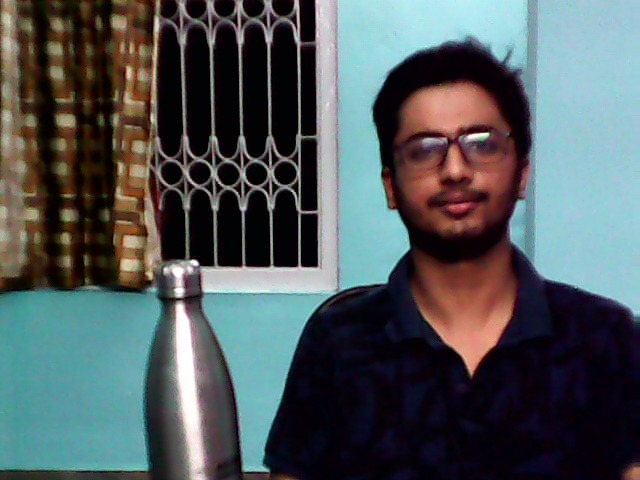
#> input picture Prelims/left.jpeg, 640 x 480 px, found by its file name
$ python tri_hog.py
#> lines starting #> are read from the running program, lines starting #| are printed output that depends on the picture
import cv2 as cv
import numpy as np
from matplotlib import pyplot as plt
import os

os.chdir("..")
os.chdir("images")
L=cv.imread("left.jpeg",0)
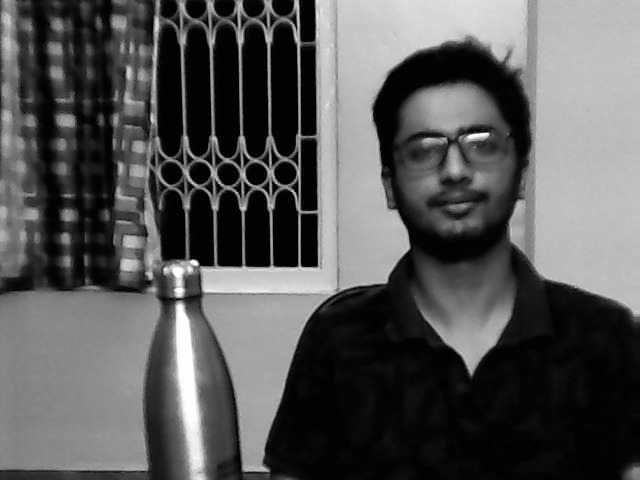
#> L: shape (480, 640); min 0, max 255, mean 86.3
R=cv.imread("right.jpeg",0)
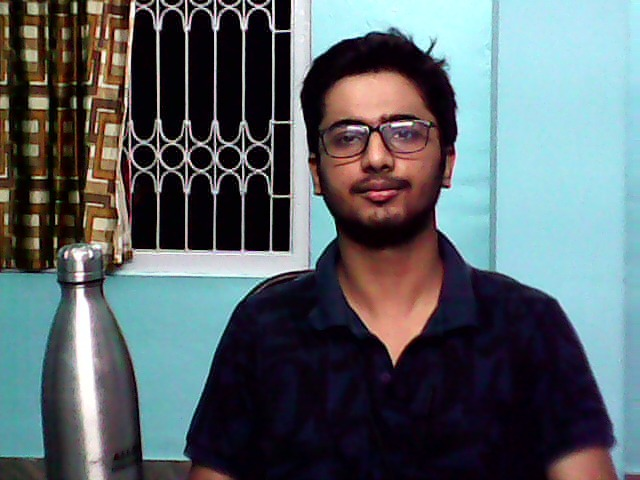
#> input picture Prelims/right.jpeg, 640 x 480 px, found by its file name
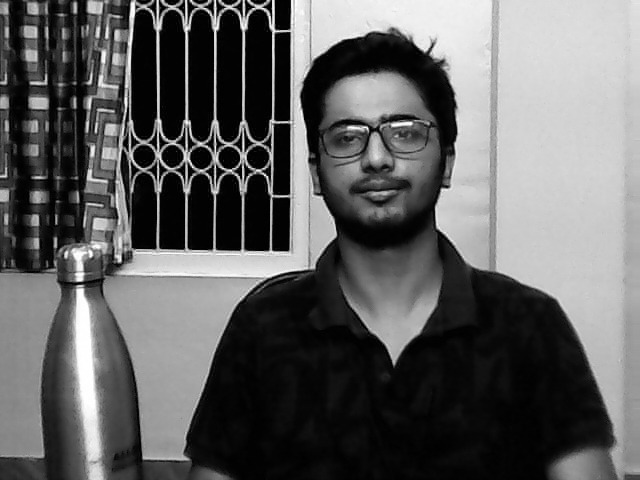
#> R: shape (480, 640); min 0, max 255, mean 96

stereo = cv.StereoBM_create(numDisparities=128, blockSize=13)
img = stereo.compute(L,R)
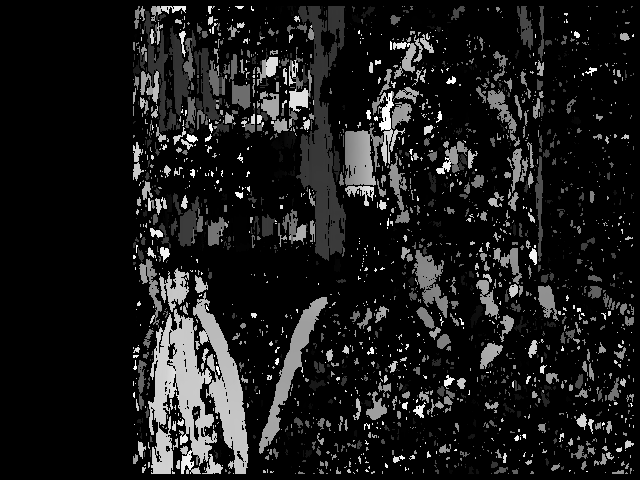
#> img: shape (480, 640) int16; min -16, max 2032, mean 204.4; drawn with min black and max white
plt.imshow(img,'gray')
plt.show()

winSize = (64,64)
blockSize = (16,16)
blockStride = (8,8)
cellSize = (8,8)
nbins = 9
derivAperture = 1
winSigma = 4.
histogramNormType = 0
L2HysThreshold = 2.0000000000000001e-01
gammaCorrection = 0
nlevels = 64
hog = cv.HOGDescriptor(winSize,blockSize,blockStride,cellSize,nbins,derivAperture,winSigma,
                        histogramNormType,L2HysThreshold,gammaCorrection,nlevels)
#compute(img[, winStride[, padding[, locations]]]) -> descriptors
winStride = (8,8)
padding = (8,8)
locations = ((10,20),)
#> (the run stopped early here; a loop or call above may not have finished)
